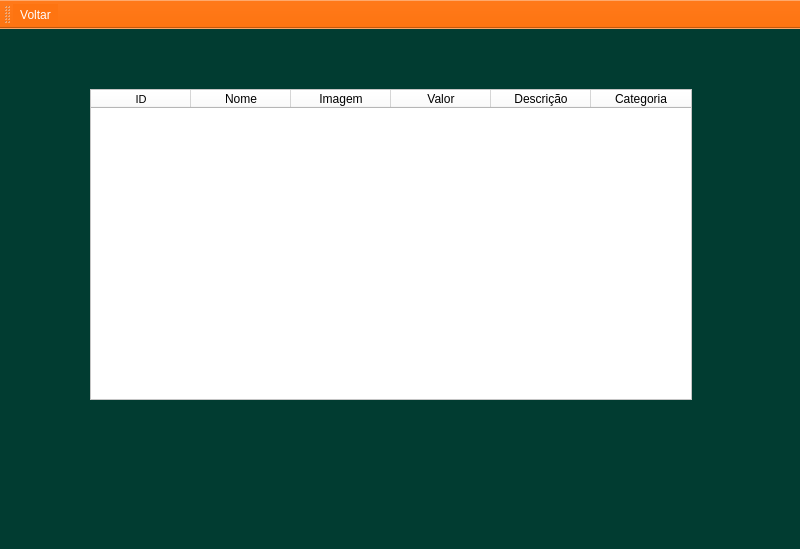
<?xml version="1.0" encoding="UTF-8"?>
<ui version="4.0">
 <class>FrmLista</class>
 <widget class="QMainWindow" name="FrmLista">
  <property name="geometry">
   <rect>
    <x>0</x>
    <y>0</y>
    <width>800</width>
    <height>549</height>
   </rect>
  </property>
  <property name="windowTitle">
   <string>Lista de produtos</string>
  </property>
  <property name="styleSheet">
   <string notr="true">background: #013C31;
</string>
  </property>
  <widget class="QWidget" name="centralwidget">
   <widget class="QTableWidget" name="gridProd">
    <property name="geometry">
     <rect>
      <x>90</x>
      <y>60</y>
      <width>602</width>
      <height>311</height>
     </rect>
    </property>
    <property name="font">
     <font>
      <family>Arial</family>
      <pointsize>12</pointsize>
     </font>
    </property>
    <property name="styleSheet">
     <string notr="true">background-color: #fff;
color: #000;</string>
    </property>
    <column>
     <property name="text">
      <string>ID</string>
     </property>
     <property name="font">
      <font>
       <family>MS Shell Dlg 2</family>
       <pointsize>8</pointsize>
      </font>
     </property>
    </column>
    <column>
     <property name="text">
      <string>Nome</string>
     </property>
    </column>
    <column>
     <property name="text">
      <string>Imagem</string>
     </property>
    </column>
    <column>
     <property name="text">
      <string>Valor</string>
     </property>
    </column>
    <column>
     <property name="text">
      <string>Descrição</string>
     </property>
    </column>
    <column>
     <property name="text">
      <string>Categoria</string>
     </property>
    </column>
   </widget>
  </widget>
  <widget class="QMenuBar" name="menubar">
   <property name="geometry">
    <rect>
     <x>0</x>
     <y>0</y>
     <width>800</width>
     <height>21</height>
    </rect>
   </property>
  </widget>
  <widget class="QStatusBar" name="statusbar"/>
  <widget class="QToolBar" name="toolBar">
   <property name="font">
    <font>
     <family>Arial</family>
     <pointsize>12</pointsize>
    </font>
   </property>
   <property name="windowTitle">
    <string>toolBar</string>
   </property>
   <property name="styleSheet">
    <string notr="true">background: #FE7411;
color: #fff;</string>
   </property>
   <property name="toolButtonStyle">
    <enum>Qt::ToolButtonTextUnderIcon</enum>
   </property>
   <attribute name="toolBarArea">
    <enum>TopToolBarArea</enum>
   </attribute>
   <attribute name="toolBarBreak">
    <bool>false</bool>
   </attribute>
   <addaction name="action_Voltar"/>
  </widget>
  <action name="action_Voltar">
   <property name="icon">
    <iconset resource="imgs.qrc">
     <normaloff>:/prod/imgsDaRocaBD/voltar.png</normaloff>:/prod/imgsDaRocaBD/voltar.png</iconset>
   </property>
   <property name="text">
    <string>&amp;Voltar</string>
   </property>
   <property name="toolTip">
    <string>Retorna para a tela inicial</string>
   </property>
  </action>
 </widget>
 <resources>
  <include location="imgs.qrc"/>
 </resources>
 <connections/>
</ui>
